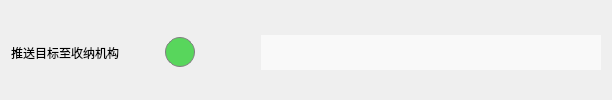
                  <widget class="QWidget" name="widget_25" native="true">
                   <property name="sizePolicy">
                    <sizepolicy hsizetype="Preferred" vsizetype="Fixed">
                     <horstretch>0</horstretch>
                     <verstretch>0</verstretch>
                    </sizepolicy>
                   </property>
                   <property name="minimumSize">
                    <size>
                     <width>0</width>
                     <height>45</height>
                    </size>
                   </property>
                   <property name="styleSheet">
                    <string notr="true">border:none
</string>
                   </property>
                   <layout class="QHBoxLayout" name="horizontalLayout_23">
                    <property name="topMargin">
                     <number>5</number>
                    </property>
                    <property name="bottomMargin">
                     <number>0</number>
                    </property>
                    <item>
                     <widget class="QLabel" name="label_53">
                      <property name="sizePolicy">
                       <sizepolicy hsizetype="Fixed" vsizetype="Preferred">
                        <horstretch>0</horstretch>
                        <verstretch>0</verstretch>
                       </sizepolicy>
                      </property>
                      <property name="minimumSize">
                       <size>
                        <width>60</width>
                        <height>0</height>
                       </size>
                      </property>
                      <property name="styleSheet">
                       <string notr="true">margin-top: 0px;</string>
                      </property>
                      <property name="text">
                       <string>推送目标至收纳机构</string>
                      </property>
                     </widget>
                    </item>
                    <item>
                     <spacer name="horizontalSpacer_35">
                      <property name="orientation">
                       <enum>Qt::Horizontal</enum>
                      </property>
                      <property name="sizeHint" stdset="0">
                       <size>
                        <width>40</width>
                        <height>20</height>
                       </size>
                      </property>
                     </spacer>
                    </item>
                    <item>
                     <widget class="QLabel" name="label_54">
                      <property name="sizePolicy">
                       <sizepolicy hsizetype="Fixed" vsizetype="Fixed">
                        <horstretch>0</horstretch>
                        <verstretch>0</verstretch>
                       </sizepolicy>
                      </property>
                      <property name="minimumSize">
                       <size>
                        <width>30</width>
                        <height>30</height>
                       </size>
                      </property>
                      <property name="styleSheet">
                       <string notr="true">background-color: rgb(88, 214, 92);
border-radius: 15px; 
border: 1px solid gray;
margin-top: 0px;
</string>
                      </property>
                      <property name="text">
                       <string/>
                      </property>
                     </widget>
                    </item>
                    <item>
                     <spacer name="horizontalSpacer_30">
                      <property name="orientation">
                       <enum>Qt::Horizontal</enum>
                      </property>
                      <property name="sizeType">
                       <enum>QSizePolicy::Fixed</enum>
                      </property>
                      <property name="sizeHint" stdset="0">
                       <size>
                        <width>60</width>
                        <height>20</height>
                       </size>
                      </property>
                     </spacer>
                    </item>
                    <item>
                     <widget class="QLineEdit" name="lineEdit_34">
                      <property name="sizePolicy">
                       <sizepolicy hsizetype="Fixed" vsizetype="Fixed">
                        <horstretch>0</horstretch>
                        <verstretch>0</verstretch>
                       </sizepolicy>
                      </property>
                      <property name="minimumSize">
                       <size>
                        <width>340</width>
                        <height>35</height>
                       </size>
                      </property>
                      <property name="styleSheet">
                       <string notr="true">background-color: #f9f9f9;
padding: 5px 10px;
border:none;
margin-top: 0px;</string>
                      </property>
                     </widget>
                    </item>
                   </layout>
                  </widget>
